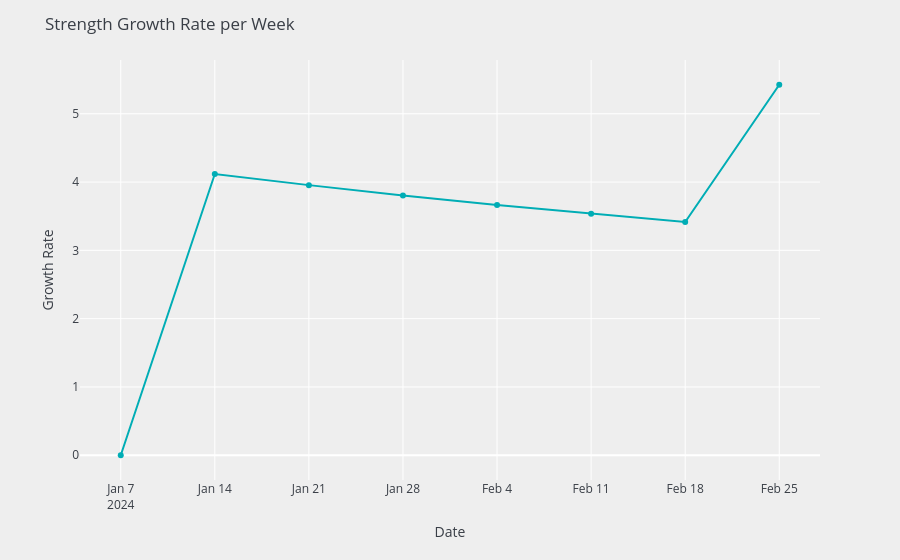

Here is the notebook cell this chart was saved with:
### Code cell
#Weekly growth rate strength

weekly_strength['Growth Rate'] = weekly_strength['Weight'].pct_change() * 100
weekly_strength['Growth Rate'] = weekly_strength['Growth Rate'].fillna(0)

weight_growth_rate = px.line(
    weekly_strength,
    x = weekly_strength['Date'],
    y = weekly_strength['Growth Rate'],
    color_discrete_sequence = ['#00ADB5'],
    markers = True
)

weight_growth_rate.update_layout(
    title = 'Strength Growth Rate per Week',
    plot_bgcolor = '#EEEEEE',
    paper_bgcolor = '#EEEEEE',
    font_color = '#393E46',
)

### Figure 1 — Plotly figure (JSON) as saved in the notebook; plotly's stock layout.template omitted (floating-point values rounded to 4 significant figures)
{"data": [{"hovertemplate": "Date=%{x}<br>Growth Rate=%{y}<extra></extra>", "legendgroup": "", "line": {"color": "#00ADB5", "dash": "solid"}, "marker": {"symbol": "circle"}, "mode": "lines+markers", "name": "", "orientation": "v", "showlegend": false, "type": "scatter", "x": ["2024-01-07T00:00:00.000000000", "2024-01-14T00:00:00.000000000", "2024-01-21T00:00:00.000000000", "2024-01-28T00:00:00.000000000", "2024-02-04T00:00:00.000000000", "2024-02-11T00:00:00.000000000", "2024-02-18T00:00:00.000000000", "2024-02-25T00:00:00.000000000"], "xaxis": "x", "y": [0.0, 4.118, 3.955, 3.804, 3.665, 3.535, 3.415, 5.425], "yaxis": "y"}], "layout": {"font": {"color": "#393E46"}, "legend": {"tracegroupgap": 0}, "margin": {"t": 60}, "paper_bgcolor": "#EEEEEE", "plot_bgcolor": "#EEEEEE", "title": {"text": "Strength Growth Rate per Week"}, "xaxis": {"anchor": "y", "domain": [0, 1], "title": {"text": "Date"}}, "yaxis": {"anchor": "x", "domain": [0, 1], "title": {"text": "Growth Rate"}}}}
